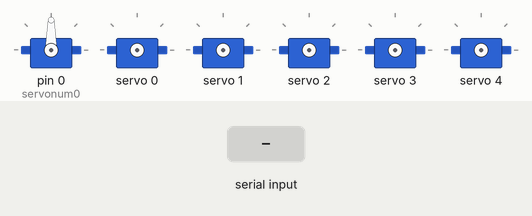
Bench run of a sketch on a simulated Arduino Uno, built with avr-gcc and run on an emulated ATmega328P. On the bench: 6 × servo. The test bench sets the inputs (shaded band).

Above: at 1.2 s.
1.3 s: "90,45\n" received over Serial
At 3.93 s:
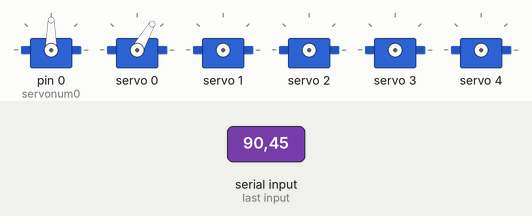
4.3 s: "1\n" received over Serial
At 6.88 s:
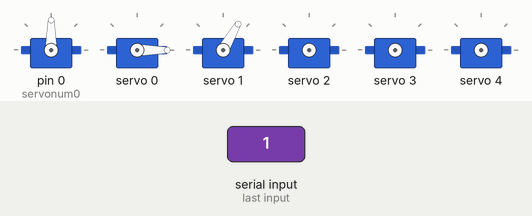
7.3 s: "0\n" received over Serial
10.3 s: "2\n" received over Serial
At 10.46 s:
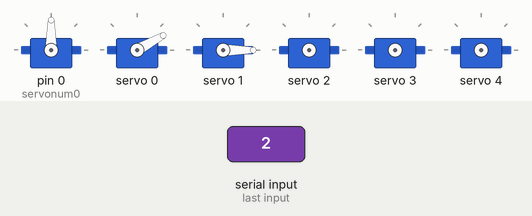
13.3 s: "3\n" received over Serial
At 15.75 s:
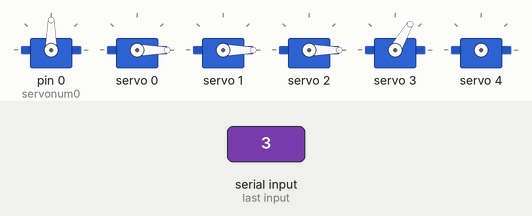
16.3 s: "4\n" received over Serial
At 18.71 s:
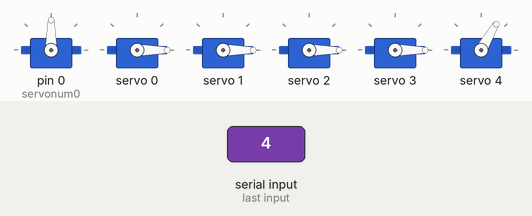
Timing chart, 0 to 23.6 s (numbered marks = the images above; inputs shaded):
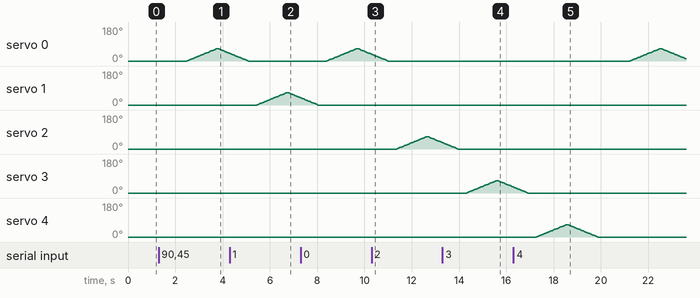

The sketch:

Servo_Motor.ino
```cpp
/***************************************************
//ABRA ELECTRONICS
//6DOF ARM ROBOTIC
****************************************************/

#include "HCPCA9685.h"  // 설치한 헤더 파일
#include <Wire.h>
#include <Adafruit_PWMServoDriver.h>
#include <Servo.h>
// called this way, it uses the default address 0x40
Adafruit_PWMServoDriver pwm = Adafruit_PWMServoDriver();
// you can also call it with a different address you want
//Adafruit_PWMServoDriver pwm = Adafruit_PWMServoDriver(0x41);
// you can also call it with a different address and I2C interface
//Adafruit_PWMServoDriver pwm = Adafruit_PWMServoDriver(&Wire, 0x40);
// Depending on your servo make, the pulse width min and max may vary, you
// want these to be as small/large as possible without hitting the hard stop
// for max range. You’ll have to tweak them as necessary to match the servos you
// have!
#define SERVOMIN 150 // this is the ‘minimum’ pulse length count (out of 4096)
#define SERVOMAX 600 // this is the ‘maximum’ pulse length count (out of 4096)
#define I2CAdd 0x40
HCPCA9685 HCPCA9685(I2CAdd);

// our servo # counter
uint8_t servonum0 = 0;
uint8_t servonum1 = 1;

int input=0;

Servo servo;
void setup() {
  Serial.begin(9600);
  servo.attach(servonum0);
  pwm.begin();
  pwm.setPWMFreq(30); // Analog servos run at ~60 Hz updates
}
// you can use this function if you’d like to set the pulse length in seconds
// e.g. setServoPulse(0, 0.001) is a ~1 millisecond pulse width. its not precise!
//void setServoPulse(uint8_t n, double pulse) {
//  double pulselength;
//  pulselength = 1000000; // 1,000,000 us per second

//  pulselength /= 30; // 60 Hz
//  pulselength /= 4096; // 12 bits of resolution
//  pulse *= 1000000; // convert to us
//  pulse /= pulselength;
//  pwm.setPWM(n, 0, pulse);
//}

void loop(){
  unsigned int Pos;
  if(Serial.available()){
    int vial = Serial.parseInt();

     if(vial == 0){
        for(Pos = 10; Pos < 200; Pos++)
        {
          HCPCA9685.Servo(0, Pos);
          delay(7);
        }
        delay(9);
        for(Pos = 200; Pos >= 10; Pos--)
        {
          HCPCA9685.Servo(0, Pos);
          delay(7);
        }
      } else if (vial == 1){
        for(Pos = 10; Pos < 200; Pos++)
        {
          HCPCA9685.Servo(1, Pos);
          delay(7);
        }
        delay(9);
        for(Pos = 200; Pos >= 10; Pos--)
        {
          HCPCA9685.Servo(1, Pos);
          delay(7);
        }
      } else if (vial == 2){
        for(Pos = 10; Pos < 200; Pos++)
        {
          HCPCA9685.Servo(2, Pos);
          delay(7);
        }
        delay(9);
        for(Pos = 200; Pos >= 10; Pos--)
        {
          HCPCA9685.Servo(2, Pos);
          delay(7);
        }
      } else if (vial == 3){
        for(Pos = 10; Pos < 200; Pos++)
        {
          HCPCA9685.Servo(3, Pos);
          delay(7);
        }
        delay(9);
        for(Pos = 200; Pos >= 10; Pos--)
        {
          HCPCA9685.Servo(3, Pos);
          delay(7);
        }
      } else if (vial == 4){
        for(Pos = 10; Pos < 200; Pos++)
        {
          HCPCA9685.Servo(4, Pos);
          delay(7);
        }
        delay(9);
        for(Pos = 200; Pos >= 10; Pos--)
        {
          HCPCA9685.Servo(4, Pos);
          delay(7);
        }
      } else if (vial == 5){
        for(Pos = 10; Pos < 200; Pos++)
        {
          HCPCA9685.Servo(5, Pos);
          delay(3);
        }
        delay(5);
        for(Pos = 200; Pos >= 10; Pos--)
        {
          HCPCA9685.Servo(5, Pos);
          delay(3);
        }
      } else if (vial == 6){
        for(Pos = 10; Pos < 200; Pos++)
        {
          HCPCA9685.Servo(6, Pos);
          delay(3);
        }
        delay(5);
        for(Pos = 200; Pos >= 10; Pos--)
        {
          HCPCA9685.Servo(6, Pos);
          delay(3);
        }
      } else if (vial == 7){
        for(Pos = 10; Pos < 200; Pos++)
        {
          HCPCA9685.Servo(7, Pos);
          delay(3);
        }
        delay(5);
        for(Pos = 200; Pos >= 10; Pos--)
        {
          HCPCA9685.Servo(7, Pos);
          delay(3);
        }
      } else if (vial == 8){
        for(Pos = 10; Pos < 200; Pos++)
        {
          HCPCA9685.Servo(8, Pos);
          delay(3);
        }
        delay(5);
        for(Pos = 200; Pos >= 10; Pos--)
        {
          HCPCA9685.Servo(8, Pos);
          delay(3);
        }
      } else if (vial == 9){
        for(Pos = 10; Pos < 200; Pos++)
        {
          HCPCA9685.Servo(9, Pos);
          delay(3);
        }
        delay(5);
        for(Pos = 200; Pos >= 10; Pos--)
        {
          HCPCA9685.Servo(9, Pos);
          delay(3);
        }
      }
    }
}
```

Measured:
- after the input at 1.3 s, servo 0: rises from 0° to 66° in 1.3 s, then falls to 40° in 0.54 s
- after the input at 4.3 s, servo 1: rises from 0° to 66° in 1.3 s, then falls to 38° in 0.57 s
- after the input at 10.3 s, servo 0: goes on until 11.0 s, then stays 0°; servo 2: rises from 0° to 66° in 1.3 s, then falls to 34° in 0.65 s
- after the input at 13.3 s, servo 0: stays 0° (without the input it goes to 1° after 2.0 s); servo 3: rises from 0° to 66° in 1.3 s, then falls to 32° in 0.69 s
- after the input at 16.3 s, servo 4: rises from 0° to 66° in 1.3 s, then falls to 0° in 1.3 s
